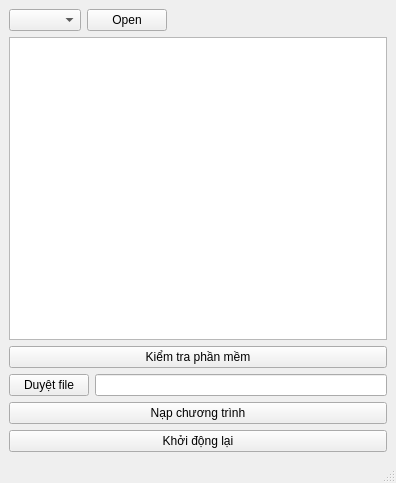
<?xml version="1.0" encoding="UTF-8"?>
<ui version="4.0">
 <class>MainWindow</class>
 <widget class="QMainWindow" name="MainWindow">
  <property name="geometry">
   <rect>
    <x>0</x>
    <y>0</y>
    <width>396</width>
    <height>483</height>
   </rect>
  </property>
  <property name="windowTitle">
   <string>MainWindow</string>
  </property>
  <widget class="QWidget" name="centralwidget">
   <layout class="QGridLayout" name="gridLayout">
    <item row="0" column="0">
     <layout class="QVBoxLayout" name="verticalLayout_2">
      <item>
       <layout class="QHBoxLayout" name="horizontalLayout_3">
        <item>
         <widget class="QComboBox" name="portList"/>
        </item>
        <item>
         <widget class="QPushButton" name="btn_openCom">
          <property name="text">
           <string>Open</string>
          </property>
         </widget>
        </item>
        <item>
         <spacer name="horizontalSpacer">
          <property name="orientation">
           <enum>Qt::Horizontal</enum>
          </property>
          <property name="sizeHint" stdset="0">
           <size>
            <width>40</width>
            <height>20</height>
           </size>
          </property>
         </spacer>
        </item>
       </layout>
      </item>
      <item>
       <widget class="QPlainTextEdit" name="plainTextEdit"/>
      </item>
      <item>
       <layout class="QHBoxLayout" name="horizontalLayout_2">
        <item>
         <layout class="QVBoxLayout" name="verticalLayout">
          <item>
           <widget class="QPushButton" name="btn_getVersion">
            <property name="text">
             <string>Kiểm tra phần mềm</string>
            </property>
           </widget>
          </item>
          <item>
           <layout class="QHBoxLayout" name="horizontalLayout" stretch="0,3">
            <item>
             <widget class="QPushButton" name="btn_browser">
              <property name="text">
               <string>Duyệt file</string>
              </property>
             </widget>
            </item>
            <item>
             <widget class="QLineEdit" name="path"/>
            </item>
           </layout>
          </item>
          <item>
           <widget class="QPushButton" name="btn_downloadFirmware">
            <property name="text">
             <string>Nạp chương trình</string>
            </property>
           </widget>
          </item>
          <item>
           <widget class="QPushButton" name="btn_restart">
            <property name="text">
             <string>Khởi động lại</string>
            </property>
           </widget>
          </item>
         </layout>
        </item>
       </layout>
      </item>
     </layout>
    </item>
   </layout>
  </widget>
  <widget class="QMenuBar" name="menubar">
   <property name="geometry">
    <rect>
     <x>0</x>
     <y>0</y>
     <width>396</width>
     <height>21</height>
    </rect>
   </property>
  </widget>
  <widget class="QStatusBar" name="statusbar"/>
 </widget>
 <resources/>
 <connections/>
</ui>
